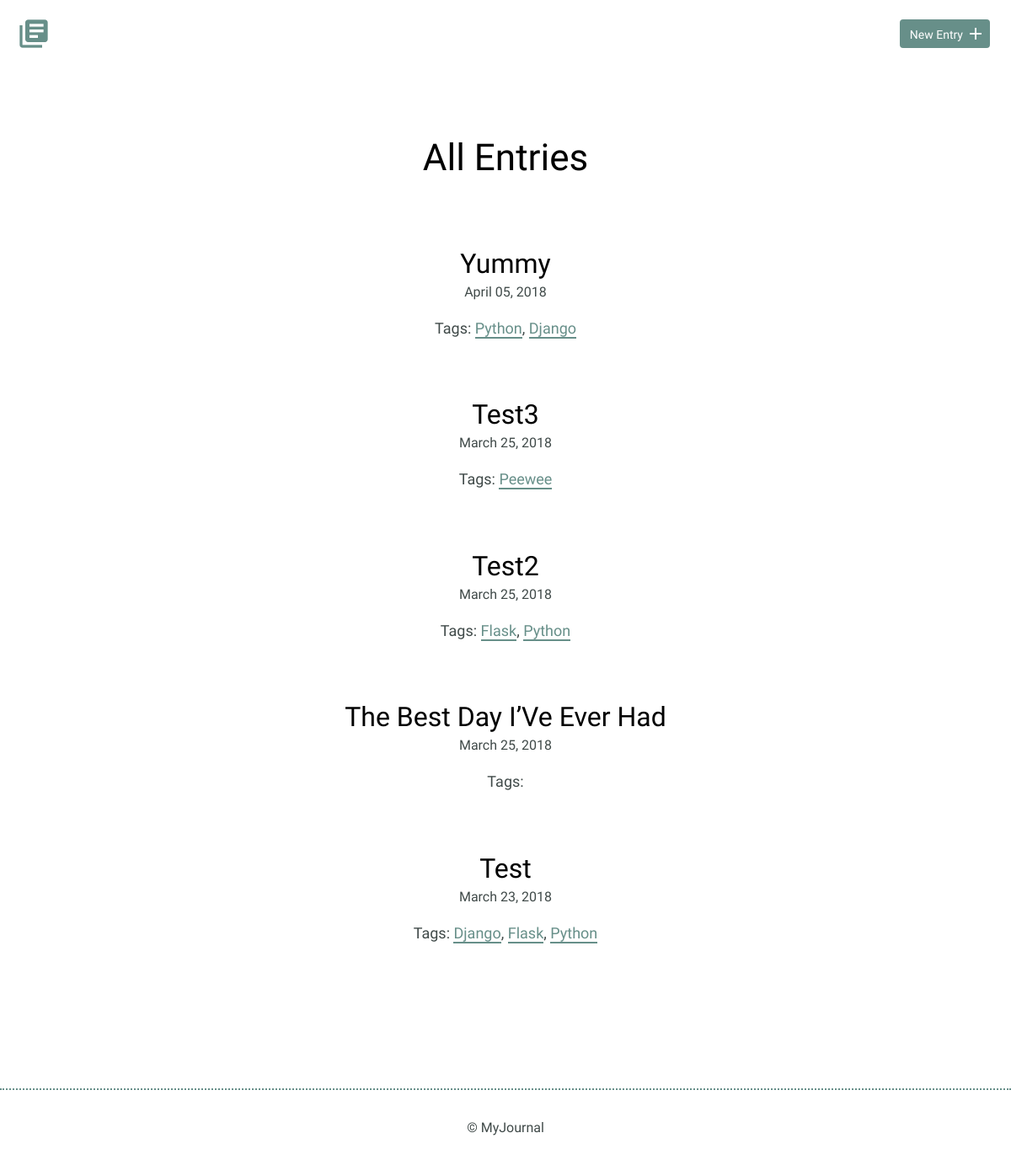
/list-entries (signed in), run on an earlier commit of the app's database.
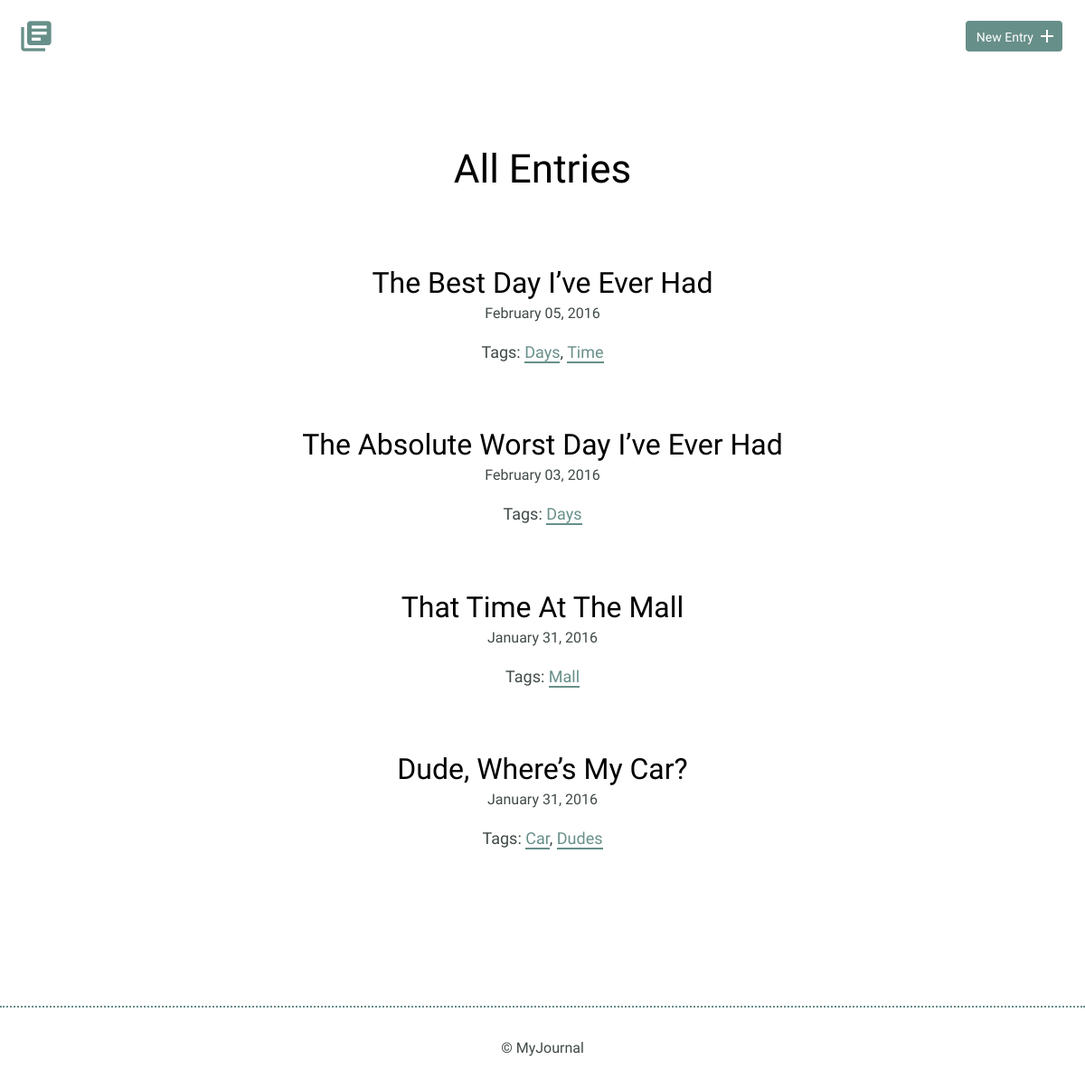
And on a later commit of the database.
### models.py (models this page shows)
class BaseModel(Model):
    class Meta:
        database = DATABASE

class Entry(BaseModel):
    date_created = DateTimeField(default=datetime.now)
    title = CharField(unique=True)
    time_spent = IntegerField()  # minutes
    learned = TextField()
    resources = TextField()
    class Meta:
        order_by = ('date_created',)

class Tag(BaseModel):
    name = CharField(unique=True)
    class Meta:
        order_by = 'name'

### app.py (the view)
@app.route('/')
@app.route('/list-entries')
@login_required
def index():
    entries = models.Entry.select().order_by(-models.Entry.date_created)
    for entry in entries:
        tag_query = (models.Tag
                     .select()
                     .join(models.TagList)
                     .join(models.Entry)
                     .where(models.Entry.title == entry.title))
        entry.tags = [tag.name for tag in tag_query]
    return render_template('index.html', entries=entries)

### app.py (called while the page is built)
@app.before_request
def before_request():
    g.db = models.DATABASE
    g.db.connect(reuse_if_open=True)

@app.after_request
def after_request(response):
    g.db.close()
    return response

@login_manager.user_loader
def load_user(userid):
    try:
        return models.User.get(models.User.id == userid)
    except models.DoesNotExist:
        return None

### templates/index.html (shortened to what this page needs)
{% extends 'layout.html' %}
{% block content %}
<section>
    <div class="container">
        <div class="entry-list">
            <h1 class="heading">All Entries</h1>
            {% for entry in entries %}
            <article>
                <h2><a href="{{ url_for('view_entry', slug=entry.title) }}">{{ entry.title }}</a></h2>
                <time datetime="{{ entry.date_created.strftime('%Y-%m-%d') }}">{{ entry.date_created.strftime('%B %d, %Y') }}</time>
                <p>
                    Tags:
                    {% for tag in entry.tags %}
                        {% if not loop.last %}
                        <a href="{{ url_for('tag_list', tag=tag) }}">{{ tag.title() }}</a>,
                        {% else %}
                        <a href="{{ url_for('tag_list', tag=tag) }}">{{ tag.title() }}</a>
                        {% endif %}
                    {% endfor %}
                </p>
            </article>
            {% endfor %}
        </div>
    </div>
</section>
{% endblock content %}

What changed in the data, as far as the page shows it:
removed Entry: title "Yummy", date_created "April 05, 2018"
removed Tag: title "Python"
removed Tag: title "Django"
removed Entry: title "Test3", date_created "March 25, 2018"
removed Tag: title "Peewee", shown under "Test3"
removed Entry: title "Test2", date_created "March 25, 2018"
removed Tag: title "Flask"
removed Entry: title "The Best Day I’Ve Ever Had", date_created "March 25, 2018"
removed Entry: title "Test", date_created "March 23, 2018"
added Entry: title "The Best Day I’ve Ever Had", date_created "February 05, 2016"
now on this page (row edited): Tag: title "Days"
now on this page (row edited): Tag: title "Time", shown under "The Best Day I’ve Ever Had"
added Entry: title "The Absolute Worst Day I’ve Ever Had", date_created "February 03, 2016"
added Entry: title "That Time At The Mall", date_created "January 31, 2016"
added Tag: title "Mall", shown under "That Time At The Mall"
added Entry: title "Dude, Where’s My Car?", date_created "January 31, 2016"
added Tag: title "Car", shown under "Dude, Where’s My Car?"
now on this page (row edited): Tag: title "Dudes", shown under "Dude, Where’s My Car?"
